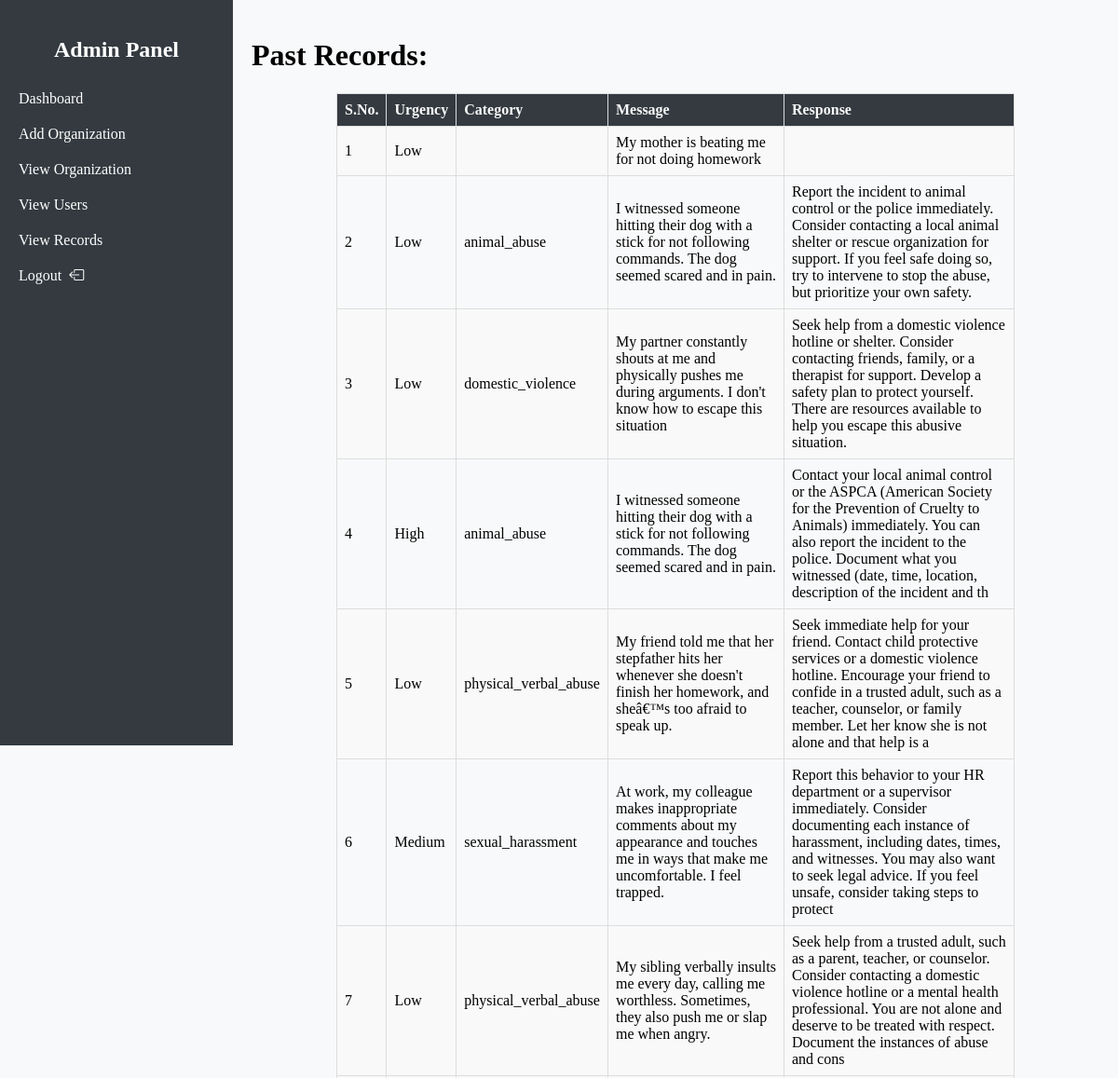
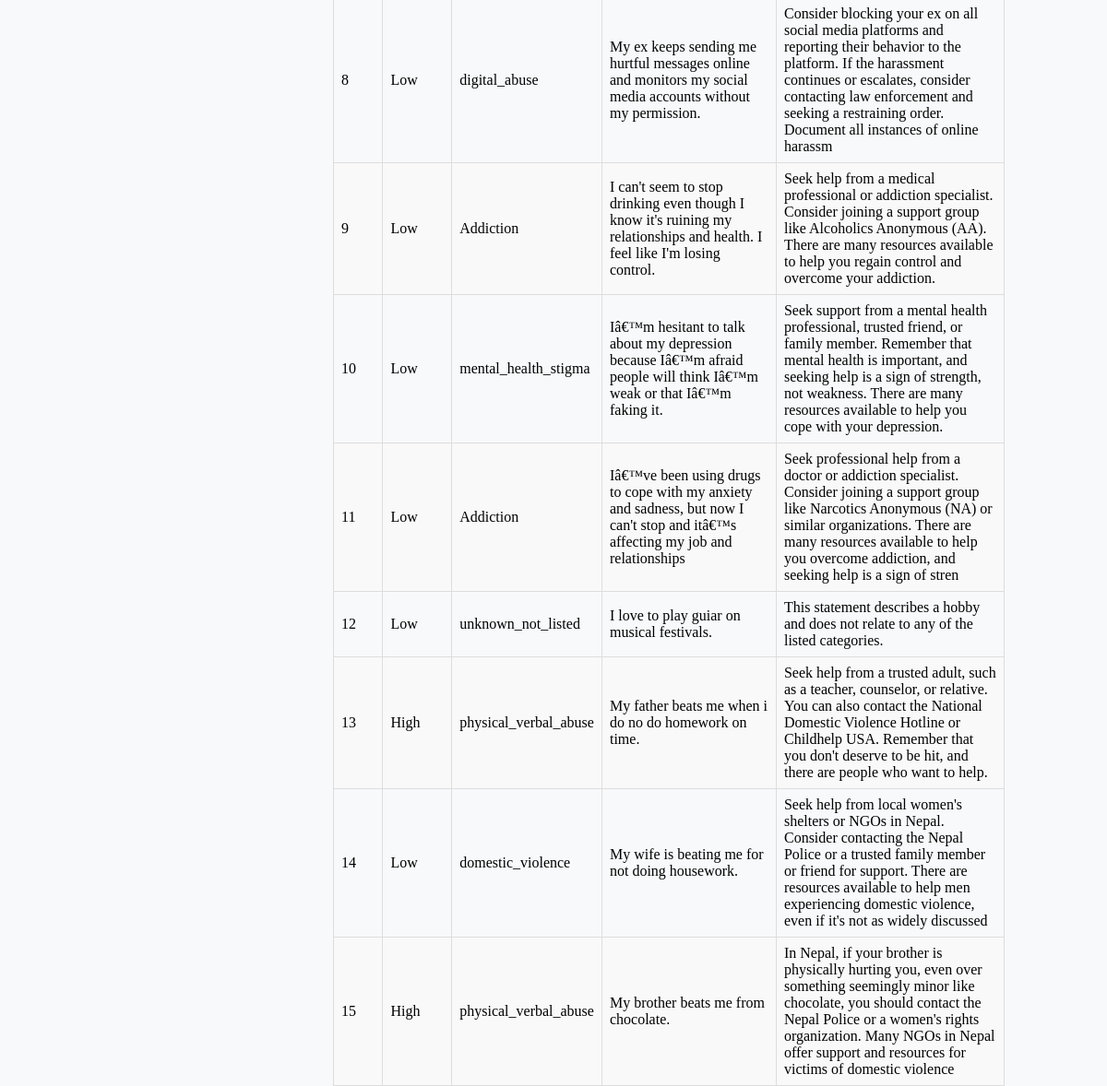
Screenshot of /admin/view-records.php (signed in) with the database file from the repository (2 pictures, top to bottom).
### tables this page shows
CREATE TABLE `user_form` (
  `uf_id` int(11) NOT NULL,
  `uf_urgency` varchar(255) DEFAULT NULL,
  `prompt` text NOT NULL,
  `api_category` varchar(255) DEFAULT NULL,
  `api_response` varchar(255) DEFAULT NULL,
  `username` varchar(255) DEFAULT NULL
);

### admin/view-records.php (the view, shortened to what this page needs)
 <?php
 include "admin_navbar.php";
 include "../database/db.php";
?>
 <link rel="stylesheet" href="../css/view.css">
 <div class="content">
    <div id="past-records">
      <h1>Past Records:</h1>
      <?php
      $sql = "SELECT uf_urgency, prompt, api_category, api_response FROM user_form";
      $result = $conn->query($sql);
      if ($result->num_rows > 0) {
        echo '<div class="table-container">';
        echo "<table>";
        echo "<tr>
                    <th>S.No.</th>
                    <th>Urgency</th>
                    <th>Category</th>
                    <th>Message</th>
                    <th>Response</th>
                  </tr>";
        $serialNumber = 1;
        while ($row = $result->fetch_assoc()) {
          echo "<tr>
                        <td>" . $serialNumber++ . "</td>
                        <td>" . htmlspecialchars($row['uf_urgency']) . "</td>
                        <td>" . htmlspecialchars($row['api_category']) . "</td>
                        <td>" . htmlspecialchars($row['prompt']) . "</td>
                        <td>" . htmlspecialchars($row['api_response']) . "</td>
                      </tr>";
        }
        echo "</table>";
        echo '</div>';
      } else {
        echo "<p>No records found.</p>";
      }
      ?>
    </div>
  </div>

### css/admin_navbar.css (style rules this page uses)
body { display: flex; margin: 0; height: 100vh; background-color: #f8f9fa; }
.content { flex: 1; padding: 20px; }

### css/view.css (style rules this page uses)
table { width: 80%; border-collapse: collapse; margin: 20px auto; }
th, td { border: 1px solid #ddd; padding: 8px; text-align: left; }
th { background-color: #343a40; color: #f9f9f9; }
tr:nth-child(even) { background-color: #f9f9f9; }

### rows the page displays
user_form: uf_urgency "Low", prompt "My mother is beating me for not doing homework"
user_form: uf_urgency "Low", api_category "animal_abuse", prompt "I witnessed someone hitting their dog with a stick for not following commands. The dog seemed scared and in pain.", api_response "Report the incident to animal control or the police immediately. Consider contacting a local animal shelter or rescue organization for support. If you feel safe doing so, try to intervene to stop the abuse, but prioritize your own safety."
user_form: uf_urgency "Low", api_category "domestic_violence", prompt "My partner constantly shouts at me and physically pushes me during arguments. I don't know how to escape this situation", api_response "Seek help from a domestic violence hotline or shelter. Consider contacting friends, family, or a therapist for support. Develop a safety plan to protect yourself. There are resources available to help you escape this abusive situation."
user_form: uf_urgency "High", api_category "animal_abuse", prompt "I witnessed someone hitting their dog with a stick for not following commands. The dog seemed scared and in pain.", api_response "Contact your local animal control or the ASPCA (American Society for the Prevention of Cruelty to Animals) immediately. You can also report the incident to the police. Document what you witnessed (date, time, location, description of the incident and th"
user_form: uf_urgency "Low", api_category "physical_verbal_abuse", prompt "My friend told me that her stepfather hits her whenever she doesn't finish her homework, and sheâ€™s too afraid to speak up.", api_response "Seek immediate help for your friend. Contact child protective services or a domestic violence hotline. Encourage your friend to confide in a trusted adult, such as a teacher, counselor, or family member. Let her know she is not alone and that help is a"
user_form: uf_urgency "Medium", api_category "sexual_harassment", prompt "At work, my colleague makes inappropriate comments about my appearance and touches me in ways that make me uncomfortable. I feel trapped.", api_response "Report this behavior to your HR department or a supervisor immediately. Consider documenting each instance of harassment, including dates, times, and witnesses. You may also want to seek legal advice. If you feel unsafe, consider taking steps to protect"
user_form: uf_urgency "Low", api_category "physical_verbal_abuse", prompt "My sibling verbally insults me every day, calling me worthless. Sometimes, they also push me or slap me when angry.", api_response "Seek help from a trusted adult, such as a parent, teacher, or counselor. Consider contacting a domestic violence hotline or a mental health professional. You are not alone and deserve to be treated with respect. Document the instances of abuse and cons"
user_form: uf_urgency "Low", api_category "digital_abuse", prompt "My ex keeps sending me hurtful messages online and monitors my social media accounts without my permission.", api_response "Consider blocking your ex on all social media platforms and reporting their behavior to the platform. If the harassment continues or escalates, consider contacting law enforcement and seeking a restraining order. Document all instances of online harassm"
user_form: uf_urgency "Low", api_category "Addiction", prompt "I can't seem to stop drinking even though I know it's ruining my relationships and health. I feel like I'm losing control.", api_response "Seek help from a medical professional or addiction specialist. Consider joining a support group like Alcoholics Anonymous (AA). There are many resources available to help you regain control and overcome your addiction."
user_form: uf_urgency "Low", api_category "mental_health_stigma", prompt "Iâ€™m hesitant to talk about my depression because Iâ€™m afraid people will think Iâ€™m weak or that Iâ€™m faking it.", api_response "Seek support from a mental health professional, trusted friend, or family member. Remember that mental health is important, and seeking help is a sign of strength, not weakness. There are many resources available to help you cope with your depression."
user_form: uf_urgency "Low", api_category "Addiction", prompt "Iâ€™ve been using drugs to cope with my anxiety and sadness, but now I can't stop and itâ€™s affecting my job and relationships", api_response "Seek professional help from a doctor or addiction specialist. Consider joining a support group like Narcotics Anonymous (NA) or similar organizations. There are many resources available to help you overcome addiction, and seeking help is a sign of stren"
user_form: uf_urgency "Low", api_category "unknown_not_listed", prompt "I love to play guiar on musical festivals.", api_response "This statement describes a hobby and does not relate to any of the listed categories."
user_form: uf_urgency "High", api_category "physical_verbal_abuse", prompt "My father beats me when i do no do homework on time.", api_response "Seek help from a trusted adult, such as a teacher, counselor, or relative. You can also contact the National Domestic Violence Hotline or Childhelp USA. Remember that you don't deserve to be hit, and there are people who want to help."
user_form: uf_urgency "Low", api_category "domestic_violence", prompt "My wife is beating me for not doing housework.", api_response "Seek help from local women's shelters or NGOs in Nepal. Consider contacting the Nepal Police or a trusted family member or friend for support. There are resources available to help men experiencing domestic violence, even if it's not as widely discussed"
user_form: uf_urgency "High", api_category "physical_verbal_abuse", prompt "My brother beats me from chocolate.", api_response "In Nepal, if your brother is physically hurting you, even over something seemingly minor like chocolate, you should contact the Nepal Police or a women's rights organization. Many NGOs in Nepal offer support and resources for victims of domestic violence"
